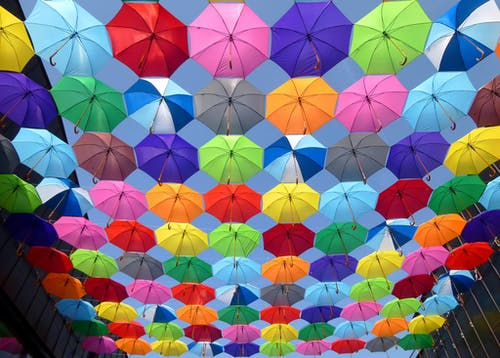
#> input picture pic2.jpeg, 500 x 358 px
$ jupyter execute 'Color Identification in Images .ipynb'
#> lines starting #> are read from the running program, lines starting #| are printed output that depends on the picture
# COMPUTER VISION & IOT

# Name: Maheshwari Rashi Ajay

# Task 2: Color Identification of Images

# gripjune21

[cell 1]
import numpy as np
import cv2
from sklearn.cluster import KMeans

[cell 2]
import matplotlib.pyplot as plt
from collections import Counter
from skimage.color import rgb2lab, deltaE_cie76
import os

[cell 3]
img=cv2.imread('pic2.jpeg')
#> img is the input picture: shape (358, 500, 3); mean B, G, R 125.8, 115.2, 123.6
print("The type of this input is {}".format(type(img)))
#| The type of this input is <class 'numpy.ndarray'>
print("Shape: {}".format(img.shape))
#| Shape: (358, 500, 3)
plt.imshow(img)

[cell 4]
img = cv2.cvtColor(img, cv2.COLOR_BGR2RGB)
plt.imshow(img)

[cell 5]
gray_img = cv2.cvtColor(img, cv2.COLOR_BGR2GRAY)
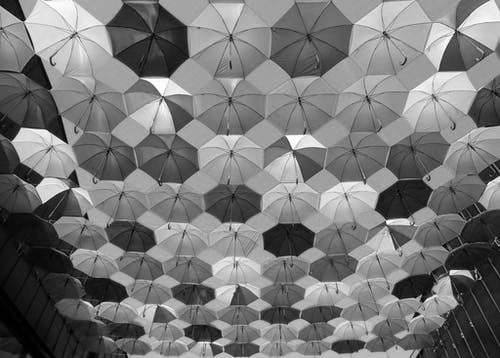
#> gray_img: shape (358, 500); min 0, max 255, mean 119.4
plt.imshow(gray_img, cmap='gray')

[cell 6]
resized_img = cv2.resize(img, (700, 600))
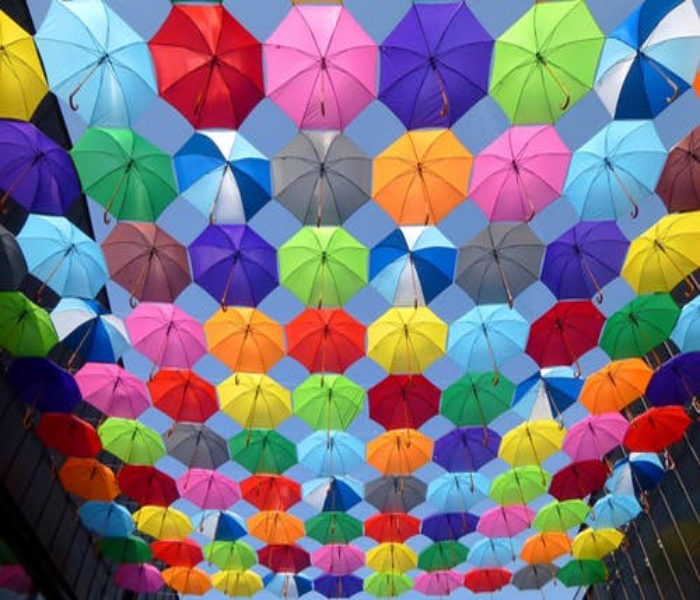
#> resized_img: shape (600, 700, 3); mean R, G, B 123.5, 115.1, 125.7
plt.imshow(resized_img)

[cell 7]
def RGB2HEX(color):
    return "#{:02x}{:02x}{:02x}".format(int(color[0]), int(color[1]), int(color[2]))

[cell 8]
def get_image(image_path):
    image = cv2.imread(image_path)
    image = cv2.cvtColor(image, cv2.COLOR_BGR2RGB)
    return image

[cell 9]
def get_colors(image, number_of_colors, show_chart):

#> called with number_of_colors = 8, show_chart = True
    modified_image = cv2.resize(image, (600, 400), interpolation = cv2.INTER_AREA)
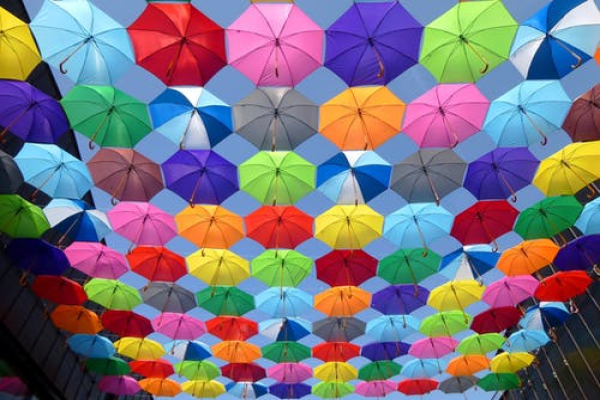
#> modified_image: shape (400, 600, 3); mean R, G, B 123.5, 115.1, 125.7
    modified_image = modified_image.reshape(modified_image.shape[0]*modified_image.shape[1], 3)

    clf = KMeans(n_clusters = number_of_colors)
    labels = clf.fit_predict(modified_image)

    counts = Counter(labels)
#> counts = {3: 30935, 1: 28475, 2: 66778, 6: 27494, 7: 16712, 0: 23793, 5: 21968, 4: 23845}
    # sort to ensure correct color percentage
    counts = dict(sorted(counts.items()))
#> counts = {0: 23793, 1: 28475, 2: 66778, 3: 30935, 4: 23845, 5: 21968, 6: 27494, 7: 16712}

    center_colors = clf.cluster_centers_
    # We get ordered colors by iterating through the keys
    ordered_colors = [center_colors[i] for i in counts.keys()]
#> ordered_colors = [[225.4, 163.8, 48.81], [78.07, 114.9, 103.5], [125.1, 171.6, 212.4], [32.06, 28.78, 37.47], [173.6, 28.56, 40.02], [214.7, 108.9, 173.5], [51.66, 59.27, 161.7], [145.5, 203.8, 89.98]]
    hex_colors = [RGB2HEX(ordered_colors[i]) for i in counts.keys()]
#> hex_colors = ['#e1a330', '#4e7267', '#7dabd4', '#201c25', '#ad1c28', '#d66cad', '#333ba1', '#91cb59']
    rgb_colors = [ordered_colors[i] for i in counts.keys()]
#> rgb_colors has the same summary as ordered_colors

    if (show_chart):
        plt.figure(figsize = (8, 6))
        plt.pie(counts.values(), labels = hex_colors, colors = hex_colors)

    return rgb_colors

[cell 10]
get_colors(get_image('pic2.jpeg'), 8, True)
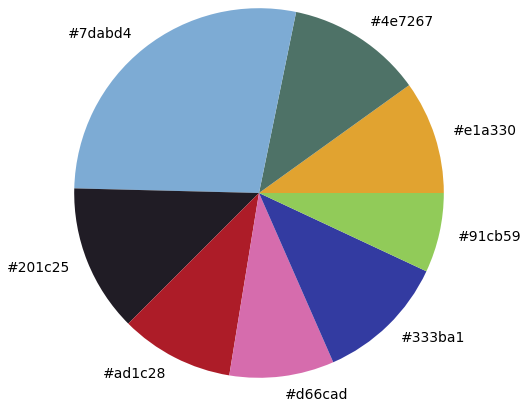
#> figure drawn by matplotlib, 1 panel
